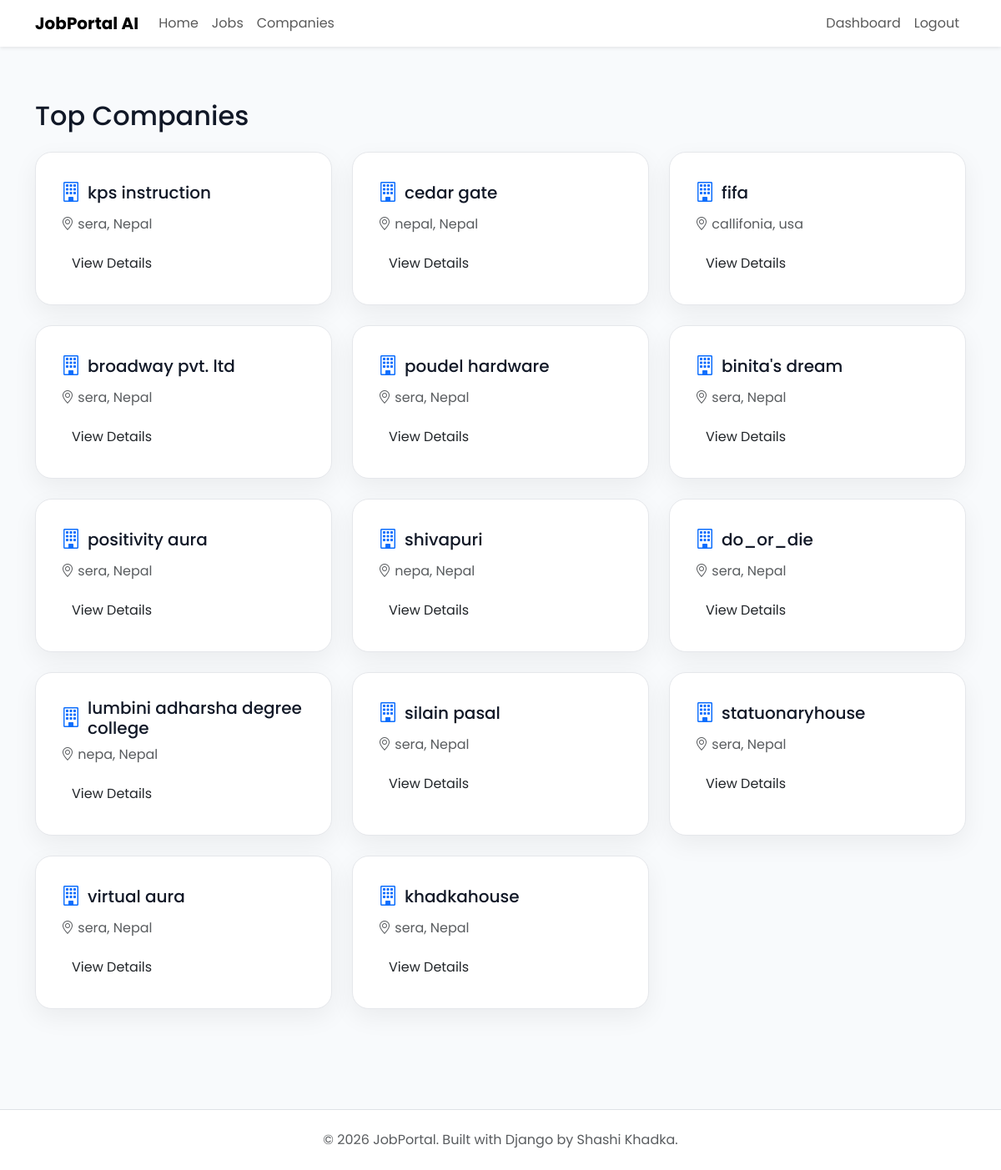
/company/companies/ (signed in), run on the app's committed database.
### companies/models.py (models this page shows)
class Company(models.Model):
    owner = models.OneToOneField(settings.AUTH_USER_MODEL,on_delete=models.CASCADE,related_name="company")
    company_name = models.CharField(max_length=200)
    slug = models.SlugField(unique=True, blank=True)
    logo = models.ImageField( upload_to="company_logos/", blank=True, null=True)
    description = models.TextField()
    website = models.URLField(blank=True)
    email = models.EmailField()
    phone = models.CharField(max_length=20)
    address = models.TextField()
    location = models.CharField(max_length=255)
    city = models.CharField(max_length=100)
    country = models.CharField(max_length=100)
    established_date = models.DateField()
    employee_count = models.PositiveIntegerField()
    created_at = models.DateTimeField(auto_now_add=True)
    updated_at = models.DateTimeField(auto_now=True)

### companies/views.py (the view)
# urls.py: path("companies/", views.company_list, name="company-list"),
def company_list(request):
    companies = Company.objects.all().order_by("-created_at")
    return render( request,"companies/company_list.html",{"companies": companies,} )

### templates/companies/company_list.html (shortened to what this page needs)
{% extends "public_base.html" %}
{% block content %}
<div class="container py-5">
    <h2 class="mb-4">Top Companies</h2>
    <div class="row">
        {% for company in companies %}
       <div class="col-md-4 mb-4">
    <div class="job-card h-100">
        <div class="d-flex align-items-center mb-2">
            <i class="bi bi-building text-primary" style="font-size: 24px;"></i>
            <h5 class="mb-0 ms-2">{{ company.company_name }}</h5>
        </div>
        <p class="text-muted">
            <i class="bi bi-geo-alt"></i>
            {{ company.city }}, {{ company.country }}
        </p>
        <a href="{% url 'company-detail' company.slug %}"
           class="btn btn-primary-custom">
            View Details
        </a>
    </div>
</div>
{% empty %}
<div class="text-center py-5 w-100">
    <i class="bi bi-building display-2 text-secondary"></i>
    <h4 class="mt-3">No Companies Found</h4>
    <p class="text-muted">Check back later for new listings.</p>
</div>
        {% endfor %}
    </div>
</div>
{% endblock %}

### static/css/style.css (style rules this page uses)
* { margin:0; padding:0; box-sizing:border-box; }
body { font-family:'Poppins',sans-serif; background:var(--light); color:var(--dark); }
a { text-decoration:none; }

### static/css/home.css (style rules this page uses)
:root { --primary:#2563eb; --primary-dark:#1d4ed8; --success:#16a34a; --warning:#f59e0b; --danger:#ef4444; --text:#111827; --text-light:#6b7280; --border:#e5e7eb; --white:#ffffff; --background:#f8fafc; --radius:18px; --shadow:0 10px 30px rgba(0,0,0,.06); --shadow-hover:0 18px 40px rgba(37,99,235,.15); }
body { background:var(--background); font-family:"Poppins",sans-serif; color:var(--text); }
a { text-decoration:none; }
.job-card { background:#ffffff; border:1px solid #e5e7eb; border-radius:20px; padding:30px; transition:.3s; height:100%; box-shadow:var(--shadow); }

### data on the page
Company: company_name "kps instruction", city "sera", country "Nepal"
Company: company_name "cedar gate", city "nepal", country "Nepal"
Company: company_name "fifa", city "callifonia", country "usa"
Company: company_name "broadway pvt. ltd", city "sera", country "Nepal"
Company: company_name "poudel hardware", city "sera", country "Nepal"
Company: company_name "binita's dream", city "sera", country "Nepal"
Company: company_name "positivity aura", city "sera", country "Nepal"
Company: company_name "shivapuri", city "nepa", country "Nepal"
Company: company_name "do_or_die", city "sera", country "Nepal"
Company: company_name "lumbini adharsha degree college", city "nepa", country "Nepal"
Company: company_name "silain pasal", city "sera", country "Nepal"
Company: company_name "statuonaryhouse", city "sera", country "Nepal"
Company: company_name "virtual aura", city "sera", country "Nepal"
Company: company_name "khadkahouse", city "sera", country "Nepal"
